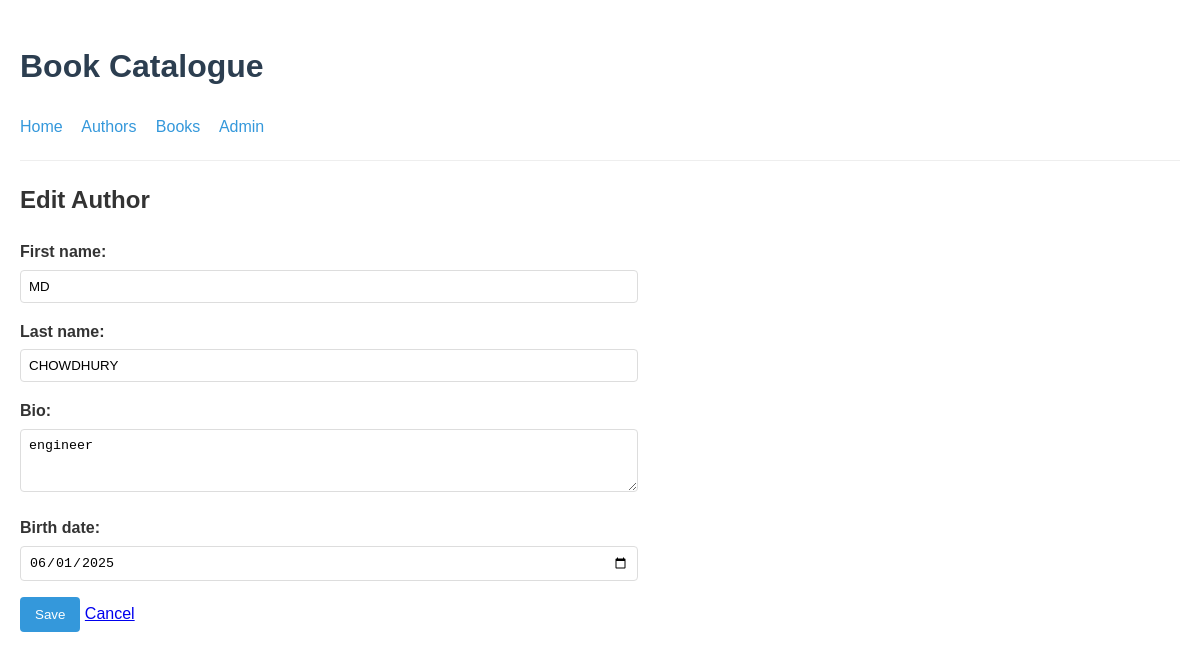
Page /authors/2/update/ on the earlier database version.
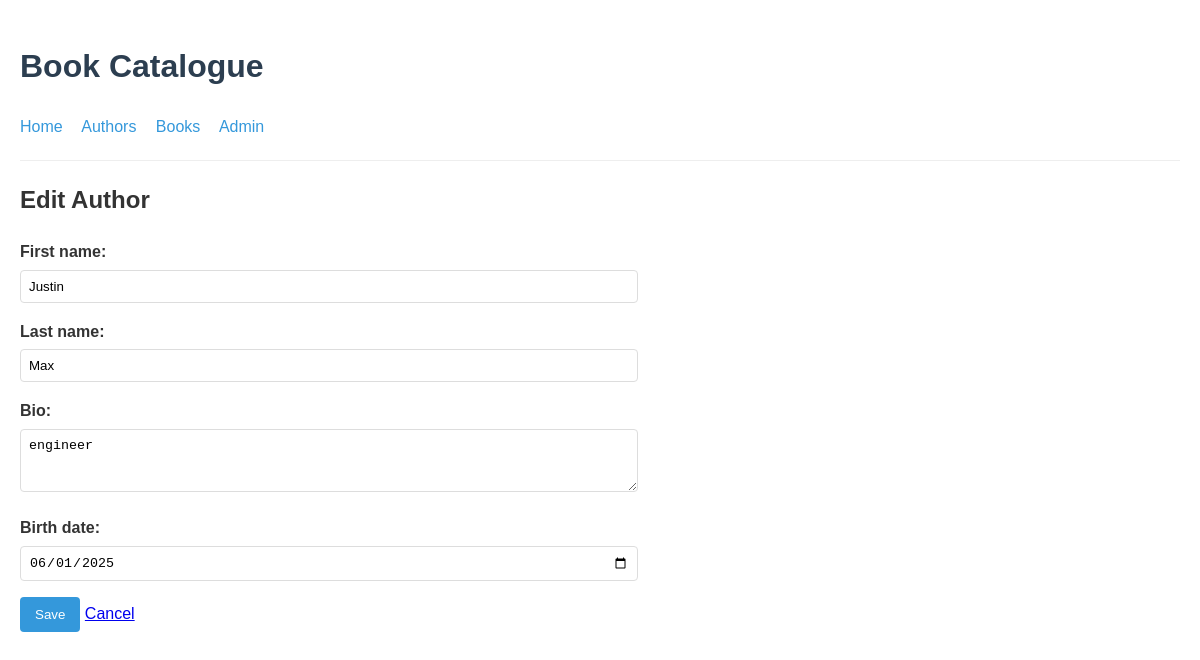
Same page on the later database version.
### books/models.py (models this page shows, shortened)
class Author(models.Model):
    first_name = models.CharField(max_length=100)
    last_name = models.CharField(max_length=100)
    bio = models.TextField(blank=True, null=True)
    birth_date = models.DateField(blank=True, null=True)
    class Meta:
        ordering = ['last_name', 'first_name']
        verbose_name = 'Author'
        verbose_name_plural = 'Authors'

### books/views.py (the view)
# urls.py: path('authors/<int:pk>/update/', views.AuthorUpdateView.as_view(), name='author-update'),
class AuthorUpdateView(UpdateView):
    model = Author
    form_class = AuthorForm
    template_name = 'books/author_form.html'
    success_url = reverse_lazy('books:author-list')

### books/forms.py (shortened to what this page needs)
class AuthorForm(forms.ModelForm):
    class Meta:
        model = Author
        fields = '__all__'
        widgets = {
            'birth_date': forms.DateInput(attrs={'type': 'date'}),
            'bio': forms.Textarea(attrs={'rows': 3}),
        }

### books/templates/books/author_form.html (shortened to what this page needs)
{% extends "books/base.html" %}
{% block content %}
    <div class="container">
        <h2>{% if object %}Edit{% else %}Add{% endif %} Author</h2>
        <form method="post">
            {{ form.as_p }}
            <button type="submit">Save</button>
            <a href="{% if object %}{% url 'books:author-detail' object.pk %}{% else %}{% url 'books:author-list' %}{% endif %}">Cancel</a>
        </form>
    </div>
{% endblock %}

Differences in the rows shown:
changed Author "engineer": first_name "MD" → "Justin"; last_name "CHOWDHURY" → "Max"
